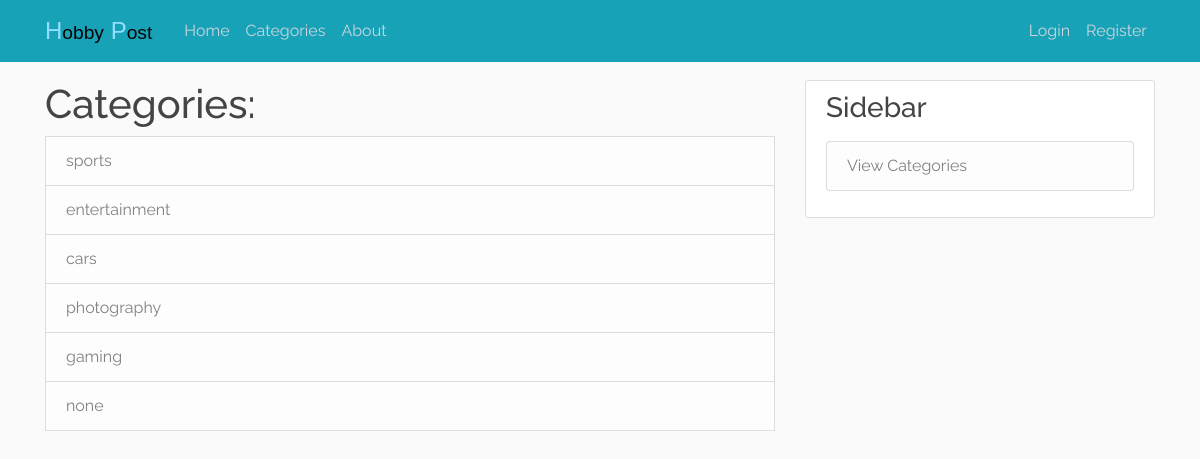
The page /categories on the database its author committed.
### blog/models.py (models this page shows, shortened)
class Category(models.Model):
    name = models.CharField(max_length=100)

### blog/views.py (the view)
# urls.py: path('categories', CategoriesView, name='categories'),
def CategoriesView(request):
    context = {
        'categories': Category.objects.all(),
        'cat_menu': Category.objects.all()
    }
    return render(request, 'blog/categories.html', context)

### blog/templates/blog/categories.html
{% extends "blog/base.html" %}
{% block content %}
    <h1 id="home-fonts">Categories:</h1>
    {% for category in categories %}
        <a id="home-fonts" class="list-group-item list-group-item-light" href="{% url 'category' category.name %}">{{ category.name }}</a>
    {% endfor %}
{% endblock content %}

### blog/static/blog/main.css (style rules this page uses)
body { background: #fafafa; color: #333333; margin-top: 5rem; }
h1, h2, h3, h4, h5, h6 { color: #444444; }

### blog/templates/blog/base.html (style rules this page uses)
#home-fonts { font-family: 'Raleway', sans-serif; }

### rows shown on the page
Category: name "sports"
Category: name "entertainment"
Category: name "cars"
Category: name "photography"
Category: name "gaming"
Category: name "none"
